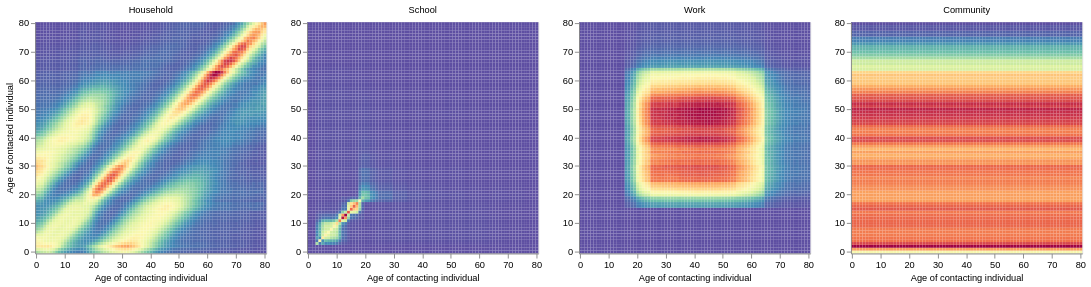

Notebook code cell kept with this figure:
### Code cell
charts = []
for i, (key, pattern) in enumerate(patterns.items()):
	if i != 0:
		chart = plot_mosaic(pattern, title=key.capitalize(), ylabel=None)
	else:
		chart = plot_mosaic(pattern, title=key.capitalize())
	charts.append(chart)

alt.hconcat(*charts).resolve_scale(color='independent')

### Figure 1 — Vega-Lite specification as saved in the notebook (floating-point values rounded to 4 significant figures; data arrays with more than 128 entries replaced by an {"elided": "..."} marker saying what was removed)
{"config": {"view": {"continuousWidth": 300, "continuousHeight": 300}}, "hconcat": [{"data": {"name": "data-6bbd7aed094a8c4a636ef47a8b2e1c81"}, "mark": {"type": "rect"}, "encoding": {"color": {"field": "z", "legend": null, "scale": {"reverse": true, "scheme": "spectral"}, "title": null, "type": "quantitative"}, "x": {"axis": {"grid": false, "labelAngle": 0, "labelFontSize": 10, "labelFontWeight": "normal", "titleFontSize": 10, "titleFontWeight": "normal", "values": [0, 10, 20, 30, 40, 50, 60, 70, 80]}, "field": "x", "title": "Age of contacting individual", "type": "ordinal"}, "y": {"axis": {"grid": false, "labelFontSize": 10, "labelFontWeight": "normal", "titleFontSize": 10, "titleFontWeight": "normal", "values": [0, 10, 20, 30, 40, 50, 60, 70, 80]}, "field": "y", "scale": {"reverse": true}, "title": "Age of contacted individual", "type": "ordinal"}}, "height": 250, "title": {"text": "Household", "anchor": "middle", "fontSize": 10, "fontWeight": "normal"}, "width": 250}, {"data": {"name": "data-1eadbe7376e8575186215ad2f9e15b9d"}, "mark": {"type": "rect"}, "encoding": {"color": {"field": "z", "legend": null, "scale": {"reverse": true, "scheme": "spectral"}, "title": null, "type": "quantitative"}, "x": {"axis": {"grid": false, "labelAngle": 0, "labelFontSize": 10, "labelFontWeight": "normal", "titleFontSize": 10, "titleFontWeight": "normal", "values": [0, 10, 20, 30, 40, 50, 60, 70, 80]}, "field": "x", "title": "Age of contacting individual", "type": "ordinal"}, "y": {"axis": {"grid": false, "labelFontSize": 10, "labelFontWeight": "normal", "titleFontSize": 10, "titleFontWeight": "normal", "values": [0, 10, 20, 30, 40, 50, 60, 70, 80]}, "field": "y", "scale": {"reverse": true}, "title": null, "type": "ordinal"}}, "height": 250, "title": {"text": "School", "anchor": "middle", "fontSize": 10, "fontWeight": "normal"}, "width": 250}, {"data": {"name": "data-7afc3fa1f9a43445024a94851217e38b"}, "mark": {"type": "rect"}, "encoding": {"color": {"field": "z", "legend": null, "scale": {"reverse": true, "scheme": "spectral"}, "title": null, "type": "quantitative"}, "x": {"axis": {"grid": false, "labelAngle": 0, "labelFontSize": 10, "labelFontWeight": "normal", "titleFontSize": 10, "titleFontWeight": "normal", "values": [0, 10, 20, 30, 40, 50, 60, 70, 80]}, "field": "x", "title": "Age of contacting individual", "type": "ordinal"}, "y": {"axis": {"grid": false, "labelFontSize": 10, "labelFontWeight": "normal", "titleFontSize": 10, "titleFontWeight": "normal", "values": [0, 10, 20, 30, 40, 50, 60, 70, 80]}, "field": "y", "scale": {"reverse": true}, "title": null, "type": "ordinal"}}, "height": 250, "title": {"text": "Work", "anchor": "middle", "fontSize": 10, "fontWeight": "normal"}, "width": 250}, {"data": {"name": "data-a677ee67322a9fbd38d95106dd7b7dd0"}, "mark": {"type": "rect"}, "encoding": {"color": {"field": "z", "legend": null, "scale": {"reverse": true, "scheme": "spectral"}, "title": null, "type": "quantitative"}, "x": {"axis": {"grid": false, "labelAngle": 0, "labelFontSize": 10, "labelFontWeight": "normal", "titleFontSize": 10, "titleFontWeight": "normal", "values": [0, 10, 20, 30, 40, 50, 60, 70, 80]}, "field": "x", "title": "Age of contacting individual", "type": "ordinal"}, "y": {"axis": {"grid": false, "labelFontSize": 10, "labelFontWeight": "normal", "titleFontSize": 10, "titleFontWeight": "normal", "values": [0, 10, 20, 30, 40, 50, 60, 70, 80]}, "field": "y", "scale": {"reverse": true}, "title": null, "type": "ordinal"}}, "height": 250, "title": {"text": "Community", "anchor": "middle", "fontSize": 10, "fontWeight": "normal"}, "width": 250}], "resolve": {"scale": {"color": "independent"}}, "$schema": "https://vega.github.io/schema/vega-lite/v5.20.1.json", "datasets": {"data-6bbd7aed094a8c4a636ef47a8b2e1c81": {"elided": "6561 records"}, "data-1eadbe7376e8575186215ad2f9e15b9d": {"elided": "6561 records"}, "data-7afc3fa1f9a43445024a94851217e38b": {"elided": "6561 records"}, "data-a677ee67322a9fbd38d95106dd7b7dd0": {"elided": "6561 records"}}}
